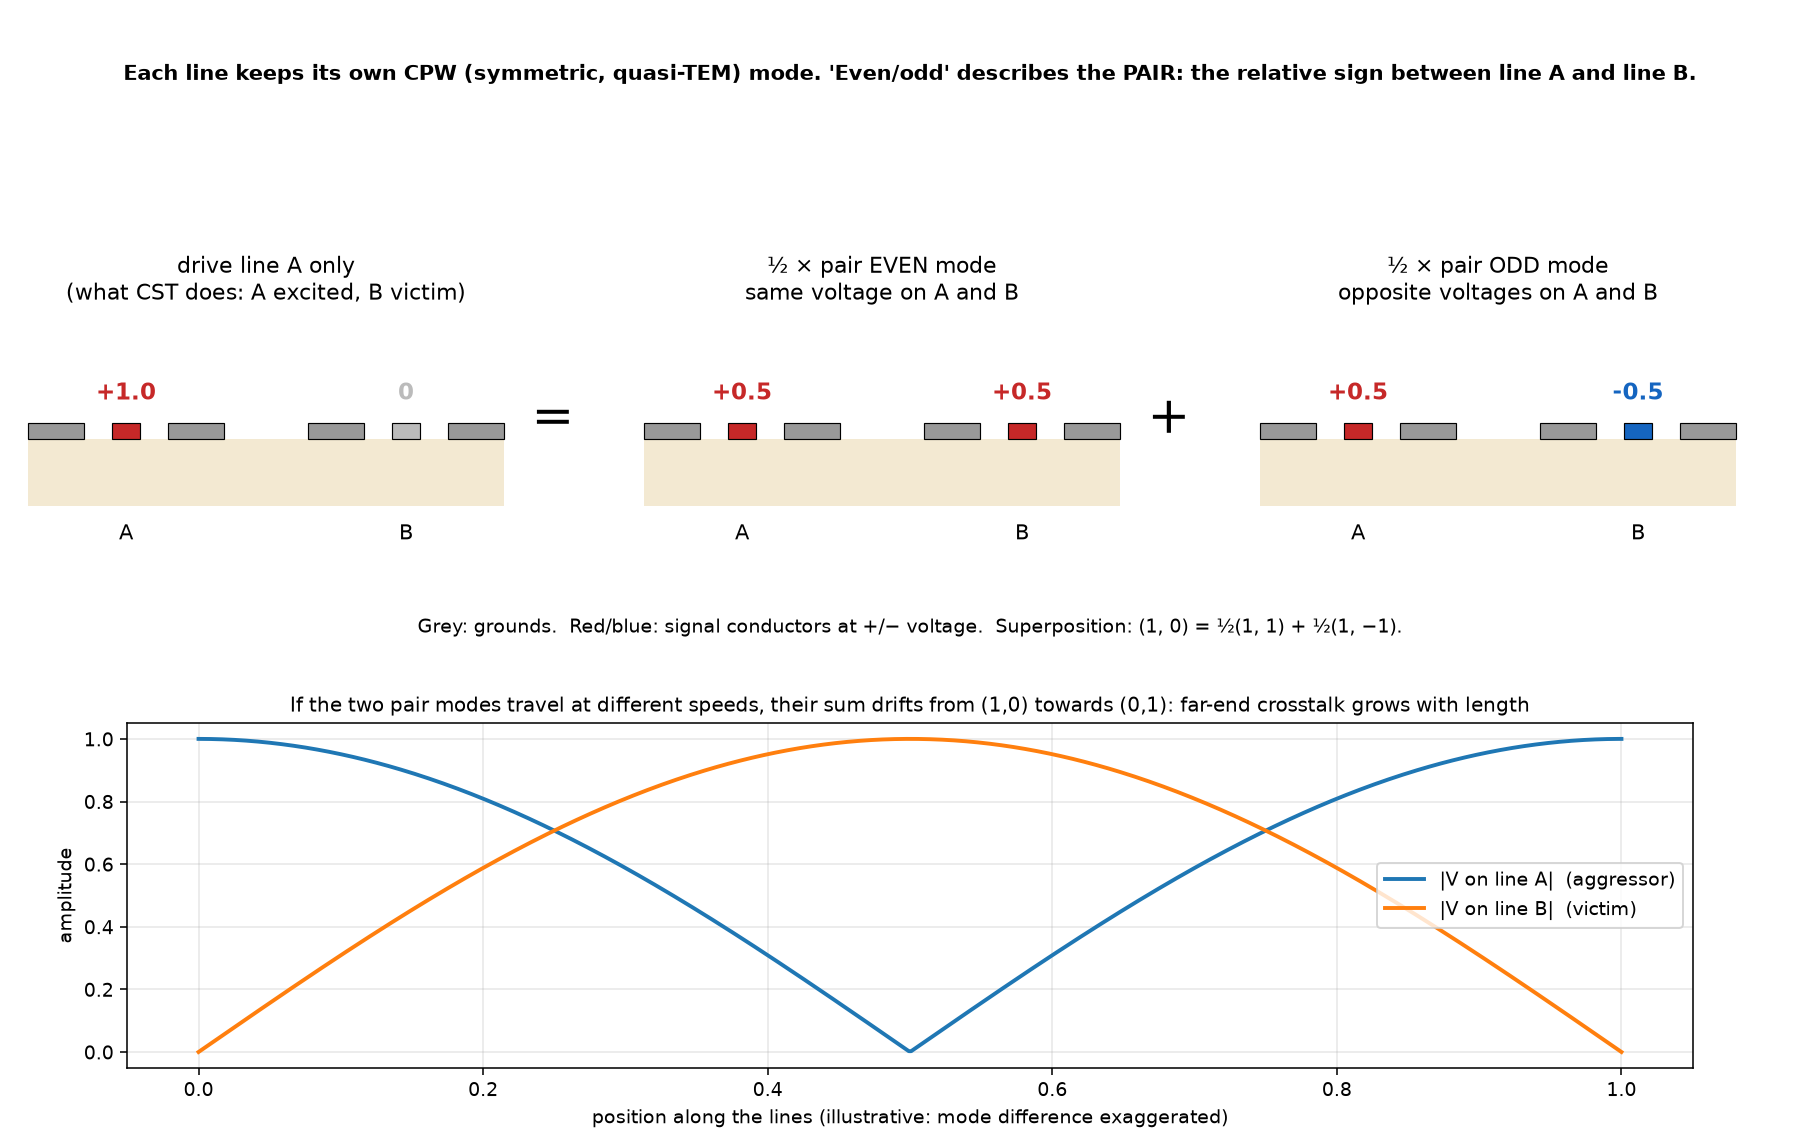

Generate this figure with Python:
"""Exciting line A alone = 1/2 (pair even mode) + 1/2 (pair odd mode)."""
import matplotlib; matplotlib.use("Agg")
import matplotlib.pyplot as plt
import numpy as np
fig = plt.figure(figsize=(13, 8.2))
ax = fig.add_axes([0, 0.42, 1, 0.58]); ax.set_xlim(0, 13); ax.set_ylim(0, 5); ax.axis("off")
def cpw_pair(x0, va, vb, title):
    # cross-section: G S_A G  G S_B G on a substrate (schematic)
    ax.add_patch(plt.Rectangle((x0, 1.2), 3.4, 0.5, fc="#f3e9d2", ec="none"))
    for xg in (0.0, 1.0, 2.0, 3.0):
        ax.add_patch(plt.Rectangle((x0 + xg, 1.7), 0.4, 0.12, fc="#999", ec="k", lw=0.6))
    for xs, v, n in ((0.6, va, "A"), (2.6, vb, "B")):
        c = "#c62828" if v > 0 else ("#1565c0" if v < 0 else "#bbb")
        ax.add_patch(plt.Rectangle((x0 + xs, 1.7), 0.2, 0.12, fc=c, ec="k", lw=0.6))
        ax.text(x0 + xs + 0.1, 2.0, f"{v:+.1f}" if v else "0", ha="center", fontsize=12, color=c, weight="bold")
        ax.text(x0 + xs + 0.1, 0.95, n, ha="center", fontsize=11)
    ax.text(x0 + 1.7, 2.75, title, ha="center", fontsize=11.5)
cpw_pair(0.2, 1, 0, "drive line A only\n(what CST does: A excited, B victim)")
ax.text(3.95, 1.75, "=", fontsize=26, ha="center")
cpw_pair(4.6, 0.5, 0.5, "½ × pair EVEN mode\nsame voltage on A and B")
ax.text(8.35, 1.75, "+", fontsize=26, ha="center")
cpw_pair(9.0, 0.5, -0.5, "½ × pair ODD mode\nopposite voltages on A and B")
ax.text(6.5, 4.4, "Each line keeps its own CPW (symmetric, quasi-TEM) mode. 'Even/odd' describes the PAIR: the relative sign between line A and line B.",
        ha="center", fontsize=11, weight="bold")
ax.text(6.5, 0.25, "Grey: grounds.  Red/blue: signal conductors at +/− voltage.  Superposition: (1, 0) = ½(1, 1) + ½(1, −1).",
        ha="center", fontsize=10)
# beating along z (exaggerated mode difference, lossless)
bx = fig.add_axes([0.07, 0.07, 0.86, 0.30])
z = np.linspace(0, 1, 600); dphi = 2*np.pi*1.0   # 1 full beat over the plot, illustrative
VA = 0.5*(1 + np.exp(-1j*dphi*z)); VB = 0.5*(1 - np.exp(-1j*dphi*z))
bx.plot(z, abs(VA), lw=2, label="|V on line A|  (aggressor)")
bx.plot(z, abs(VB), lw=2, label="|V on line B|  (victim)")
bx.set_xlabel("position along the lines (illustrative: mode difference exaggerated)")
bx.set_ylabel("amplitude"); bx.legend(loc="center right"); bx.grid(alpha=0.3)
bx.set_title("If the two pair modes travel at different speeds, their sum drifts from (1,0) towards (0,1): far-end crosstalk grows with length", fontsize=10.5)
plt.savefig("decomposition.png", dpi=140)
